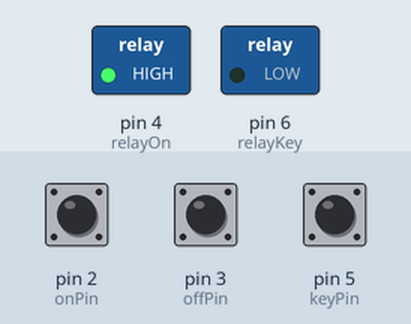
This sketch was run on a simulated Arduino Uno, built with avr-gcc and run on an emulated ATmega328P. Parts: switched loads named in the sketch (green lamp = pin HIGH). The test bench sets the inputs (shaded band); at power-on: pin 5 (keyPin) HIGH, pin 2 (onPin) HIGH, pin 3 (offPin) HIGH.

Above: at 1.2 s.
1.3 s: pin 5 (keyPin) pulled LOW for 0.15 s
At 1.8 s:
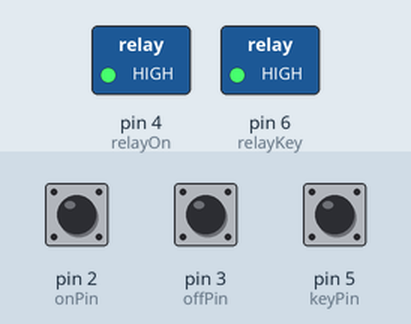
3.4 s: pin 5 (keyPin) pulled LOW for 3.2 s
At 4.3 s:
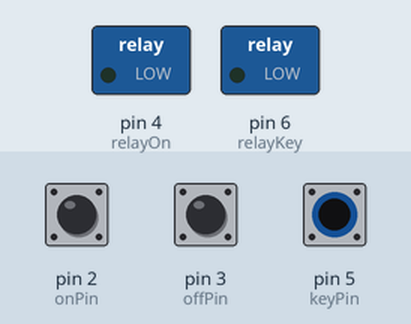
Timing chart, 0 to 8.6 s (numbered marks = the images above; inputs shaded):
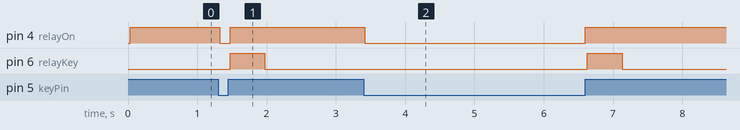

The sketch:

ARD_MEDIATORv3.ino
```cpp
// (licence header left out)
/***************************************************/

int onPin = 2;//sig from MAIN BOARD to turn on Switchbox
int offPin = 3;//sig from MAIN BOARD to turn off Switchbox

int keyPin = 5;//sig from Switchbox key switch to turn on power save mode

//default read values
int onRead1 = 0;
int onRead2 = 0;

int offRead1 = 0;
int offRead2 = 0;

int keyRead1 = 0;
int keyRead2 = 0;

int relayOn = 4;//turns switchbox on
int relayKey = 6;//tells Switchbox Arduino that key has been inserted

//ddefault state
int keyState = 1;

#define RELAY_ON 0
#define RELAY_OFF 1

void setup() {
  // put your setup code here, to run once:
  pinMode(onPin, INPUT);
  pinMode(offPin, INPUT);
  pinMode(keyPin, INPUT);

  pinMode(relayOn, OUTPUT);
  pinMode(relayKey, OUTPUT);

  digitalWrite(relayOn, LOW);
  digitalWrite(relayKey, RELAY_ON);
}

void loop() {
  onRead1 = digitalRead(onPin);
  delay(10);
  onRead2 = digitalRead(onPin);

  offRead1 = digitalRead(offPin);
  delay(10);
  offRead2 = digitalRead(offPin);

  keyRead1 = digitalRead(keyPin);
  delay(10);
  keyRead2 = digitalRead(keyPin);

  if(onRead1==onRead2 && onRead1==HIGH){//if person enters
    digitalWrite(relayOn, HIGH);//turn on switchbox
  }

  if(keyRead1==keyRead2 && keyRead1==LOW && keyState==1){//if key switch is open
    keyState = 2;//change state
  }

  if(offRead1==offRead2 && offRead1==HIGH){//if person exits
    if(keyRead1==keyRead2 && keyRead1==LOW){//if key switch is open
    digitalWrite(relayOn, LOW);//turn off switchbox
    }
  }

  if(keyRead1==keyRead2 && keyRead1==HIGH && keyState==2){//if keyswitch is closed
    digitalWrite(relayKey, RELAY_OFF);//tell switchbox arduino that key is inserted
    delay(500);
    digitalWrite(relayKey, RELAY_ON);

    keyState = 1;
  }

}
```

Measured:
- after the input at 1.3 s, pin 4 (relayOn): HIGH → LOW at once, → HIGH 0.15 s later; pin 6 (relayKey): LOW → HIGH after 0.17 s, → LOW 0.50 s later
- after the input at 3.4 s, pin 4 (relayOn): HIGH → LOW at once, → HIGH 3.2 s later; pin 6 (relayKey): LOW → HIGH after 3.2 s, → LOW 0.50 s later
